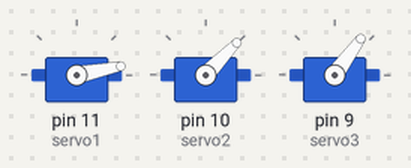
Bench run of a sketch on a simulated Arduino Uno, built with avr-gcc and run on an emulated ATmega328P. Parts: 3 × servo. What the sketch prints to the serial monitor is not drawn.

Above: at 0.15 s.
At 5.03 s:
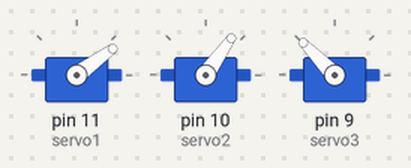
At 9.92 s:
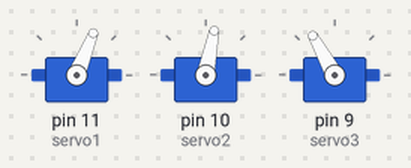
At 19.71 s:
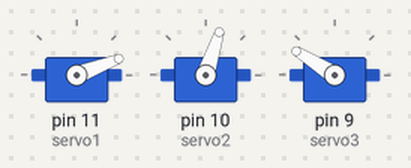
At 29.49 s:
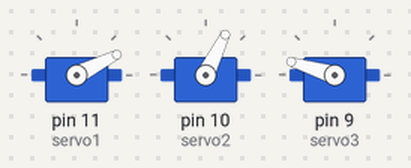
At 39.58 s:
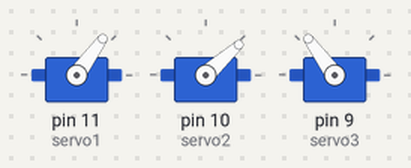
Timing chart, 0 to 40.0 s (numbered marks = the images above):
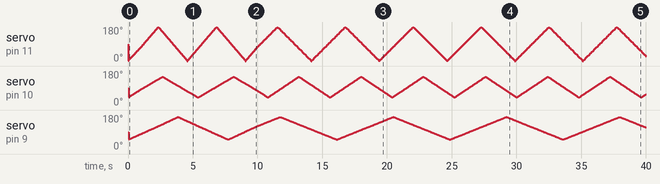

The sketch:

3_servo_with_variable_speed.ino
```cpp
#include <Servo.h>
Servo servo1, servo2, servo3;

unsigned long t1, t2, t3;

int s1_min = 0, s1_max = 180, s1_pos = 0;
int s2_min = 40, s2_max = 150, s2_pos = 0;
int s3_min = 50, s3_max = 170, s3_pos = 0;
bool dir1 = 1, dir2 = 1, dir3 = 1;

void setup() {
  Serial.begin(9600);
  servo1.attach(11);//servo is always attached to pwm pins
  servo2.attach(10);
  servo3.attach(9);
  s1_pos = s1_min;
  s2_pos = s2_min;
  s3_pos = s3_min;
}


void loop() {
  if ((millis() - t1) > 10) {
    t1 = millis();
    (dir1) ? s1_pos++ : s1_pos--;
    if (s1_pos == s1_max) dir1 = 0;
    if (s1_pos == s1_min) dir1 = 1;
    servo1.write(s1_pos);

  }

  if ((millis() - t2) > 20) {
    t2 = millis();
    (dir2) ? s2_pos++ : s2_pos--;
    if (s2_pos == s2_max) dir2 = 0;
    if (s2_pos == s2_min) dir2 = 1;
    servo2.write(s2_pos);
  }

  if ((millis() - t3) > 30) {
    t3 = millis();
    (dir3) ? s3_pos++ : s3_pos--;
    if (s3_pos == s3_max) dir3 = 0;
    if (s3_pos == s3_min) dir3 = 1;
    servo3.write(s3_pos);
  }


  Serial.println(millis());
}
```
